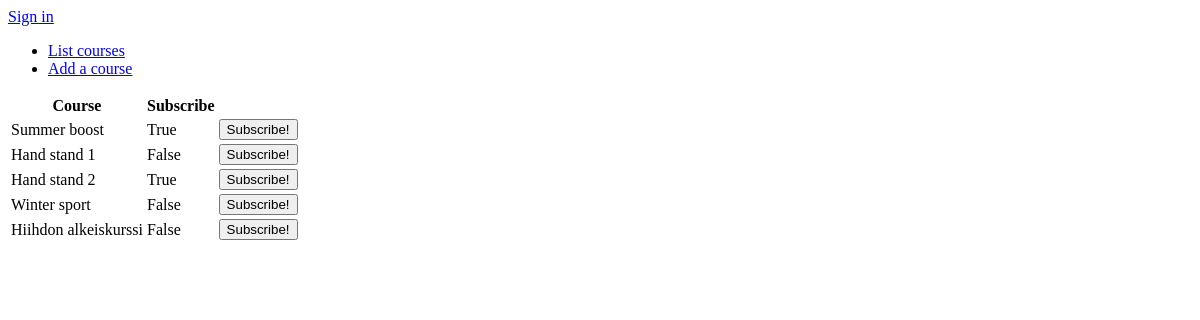
The app's page /courses, older data.
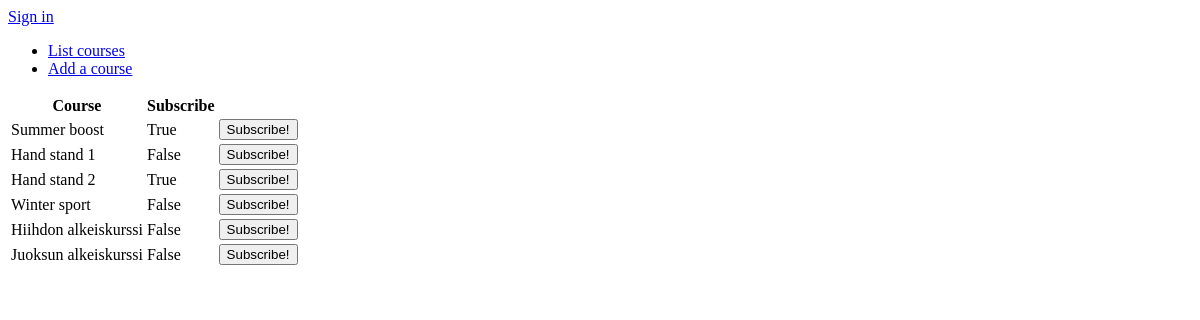
The same page, newer data.
### application/courses/models.py (models this page shows, shortened)
class Course(db.Model):
    id = db.Column(db.Integer, primary_key=True)
    date_created = db.Column(db.DateTime, default=db.func.current_timestamp())
    date_modified = db.Column(db.DateTime, default=db.func.current_timestamp(),
    onupdate=db.func.current_timestamp())
    name = db.Column(db.String(144), nullable=False)
    done = db.Column(db.Boolean, nullable=False)

### application/courses/views.py (the view)
@app.route("/courses", methods=["GET"])
def courses_index():
	return render_template("courses/list.html", courses = Course.query.all())

### application/templates/courses/list.html
{% extends "layout.html" %}
{% block body %}
  <table>
    <tr>
      <th>Course</th>
      <th>Subscribe</th>
    </tr>
    {% for course in courses %}
    <tr>
      <td>{{ course.name }}</td>
      <td>{{ course.done }}</td>
      <td>
        <form method="POST" action="{{ url_for('courses_set_done', course_id=course.id) }}">
          <input type="submit" value="Subscribe!"/>
        </form>
      </td>
    </tr>
    {% endfor %}
  </table>
{% endblock %}

### application/templates/layout.html (shortened to what this page needs)
<!DOCTYPE html>
<html>
  <head>
  </head>
  <body>
    {% if current_user.is_authenticated %}
    <p>
	  Hello {{ current_user.name }}. <a href="{{ url_for('auth_logout') }}">Kirjaudu ulos</a>
    </p>
    {% else %}
    <a href="{{ url_for('auth_login') }}">Sign in</a>
    {% endif %}
    <ul>
      <li><a href="{{ url_for('courses_index') }}">List courses</a></li>
      <li><a href="{{ url_for('courses_form') }}">Add a course</a></li>
    </ul>
    {% block body %}{% endblock %}
  </body>
</html>

Row changes from the older to the newer data that the page shows:
added Course: name "Juoksun alkeiskurssi", done "False"
